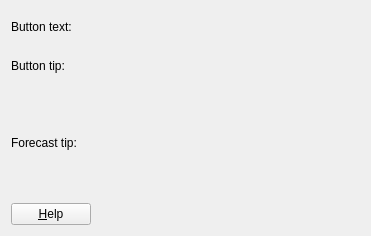
<?xml version="1.0" encoding="UTF-8"?>
<ui version="4.0">
 <class>WIfaceCfgBase</class>
 <widget class="QWidget" name="WIfaceCfgBase">
  <property name="geometry">
   <rect>
    <x>0</x>
    <y>0</y>
    <width>371</width>
    <height>236</height>
   </rect>
  </property>
  <property name="windowTitle">
   <string>Form1</string>
  </property>
  <layout class="QVBoxLayout">
   <property name="margin">
    <number>11</number>
   </property>
   <item>
    <layout class="QHBoxLayout">
     <item>
      <widget class="QLabel" name="TextLabel2">
       <property name="text">
        <string>Button text:</string>
       </property>
       <property name="wordWrap">
        <bool>false</bool>
       </property>
      </widget>
     </item>
     <item>
      <widget class="LineEdit" name="edtText" native="true"/>
     </item>
    </layout>
   </item>
   <item>
    <widget class="QLabel" name="TextLabel3">
     <property name="text">
      <string>Button tip:</string>
     </property>
     <property name="wordWrap">
      <bool>false</bool>
     </property>
    </widget>
   </item>
   <item>
    <widget class="MultiLineEdit" name="edtTip" native="true"/>
   </item>
   <item>
    <widget class="QLabel" name="TextLabel3_2">
     <property name="text">
      <string>Forecast tip:</string>
     </property>
     <property name="wordWrap">
      <bool>false</bool>
     </property>
    </widget>
   </item>
   <item>
    <widget class="MultiLineEdit" name="edtForecastTip" native="true"/>
   </item>
   <item>
    <layout class="QHBoxLayout">
     <item>
      <widget class="QPushButton" name="btnHelp">
       <property name="text">
        <string>&amp;Help</string>
       </property>
      </widget>
     </item>
     <item>
      <spacer>
       <property name="orientation">
        <enum>Qt::Horizontal</enum>
       </property>
       <property name="sizeType">
        <enum>QSizePolicy::Expanding</enum>
       </property>
       <property name="sizeHint" stdset="0">
        <size>
         <width>20</width>
         <height>20</height>
        </size>
       </property>
      </spacer>
     </item>
    </layout>
   </item>
  </layout>
 </widget>
 <customwidgets>
  <customwidget>
   <class>LineEdit</class>
   <extends>QWidget</extends>
   <header>editfile.h</header>
  </customwidget>
  <customwidget>
   <class>MultiLineEdit</class>
   <extends>QWidget</extends>
   <header>editfile.h</header>
  </customwidget>
 </customwidgets>
 <resources/>
 <connections/>
</ui>
